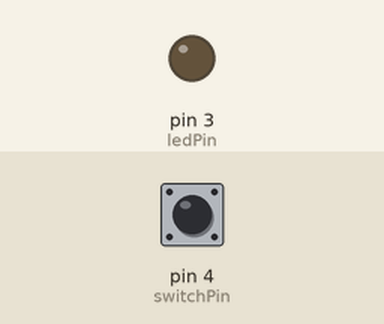
This sketch was run on a simulated Arduino Uno, built with avr-gcc and run on an emulated ATmega328P. Shown: output pins drawn as LEDs (lit = HIGH). The test bench sets the inputs (shaded band); at power-on: pin 4 (switchPin) LOW.

Above: at 1.2 s.
1.3 s: pin 4 (switchPin) pulled HIGH for 0.15 s
At 1.37 s:
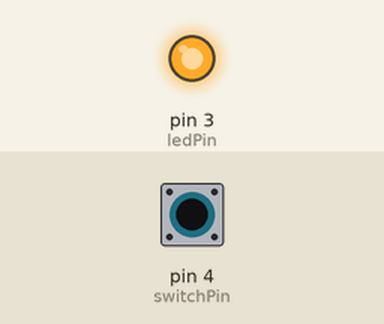
2.9 s: pin 4 (switchPin) pulled HIGH for 3.2 s
At 7.3 s:
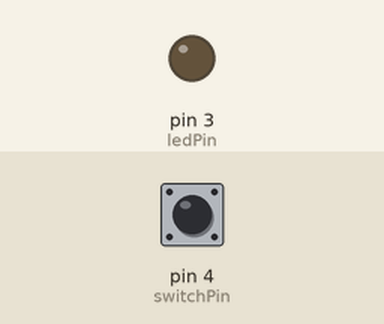
Timing chart, 0 to 8.8 s (numbered marks = the images above; inputs shaded):
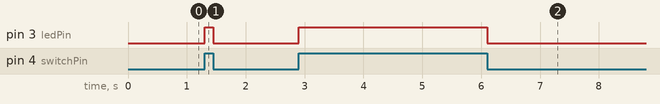

The sketch:

SwitchYourLED.ino
```cpp
//Control your LED with your switch!
const int ledPin = 3;
const int switchPin = 4;

void setup() {
  // put your setup code here, to run once:
  pinMode(ledPin, OUTPUT);
  pinMode(switchPin, INPUT);
}

void loop() {
  // put your main code here, to run repeatedly:
  if(digitalRead(switchPin)){
    digitalWrite(ledPin,HIGH);
  }
  else{
    digitalWrite(ledPin,LOW);
  }
}
```

Measured:
- after the input at 1.3 s, pin 3 (ledPin): LOW → HIGH at once, → LOW 0.15 s later
- after the input at 2.9 s, pin 3 (ledPin): LOW → HIGH at once, → LOW 3.2 s later
